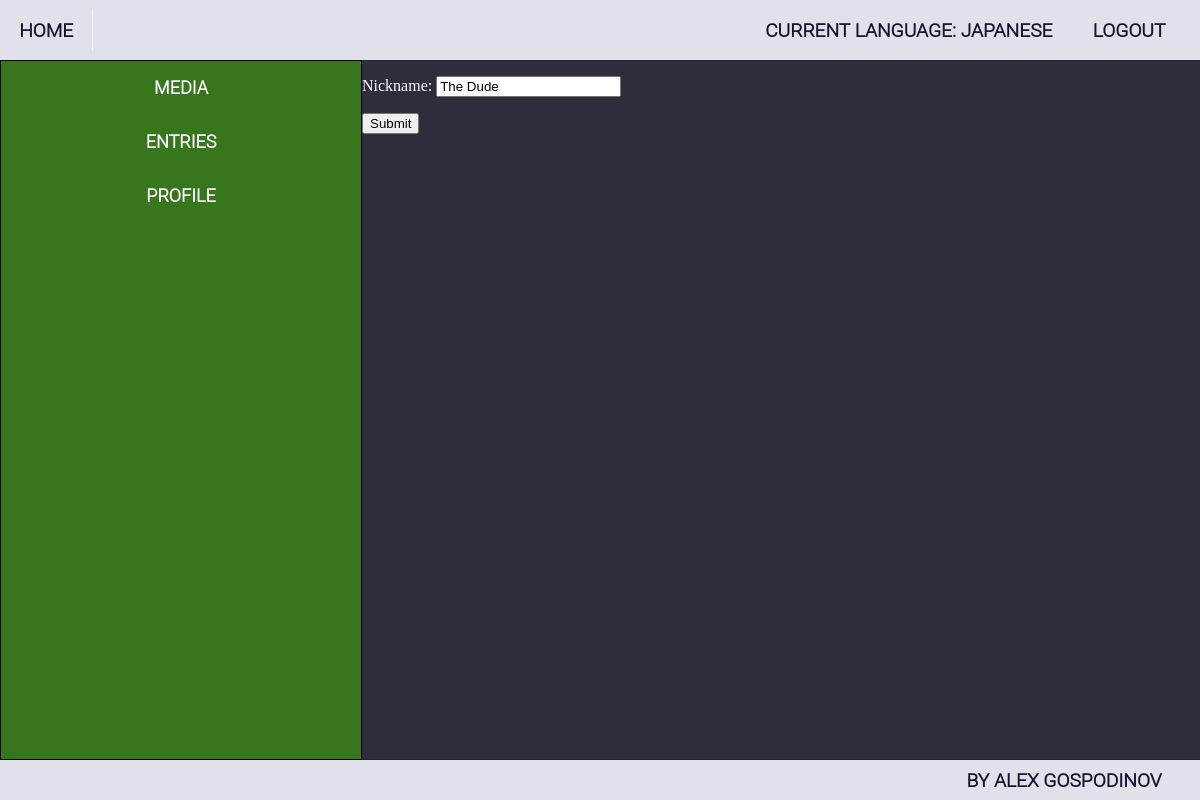
Before: /accounts/profile/1/edit/ (signed in) with the older database file.
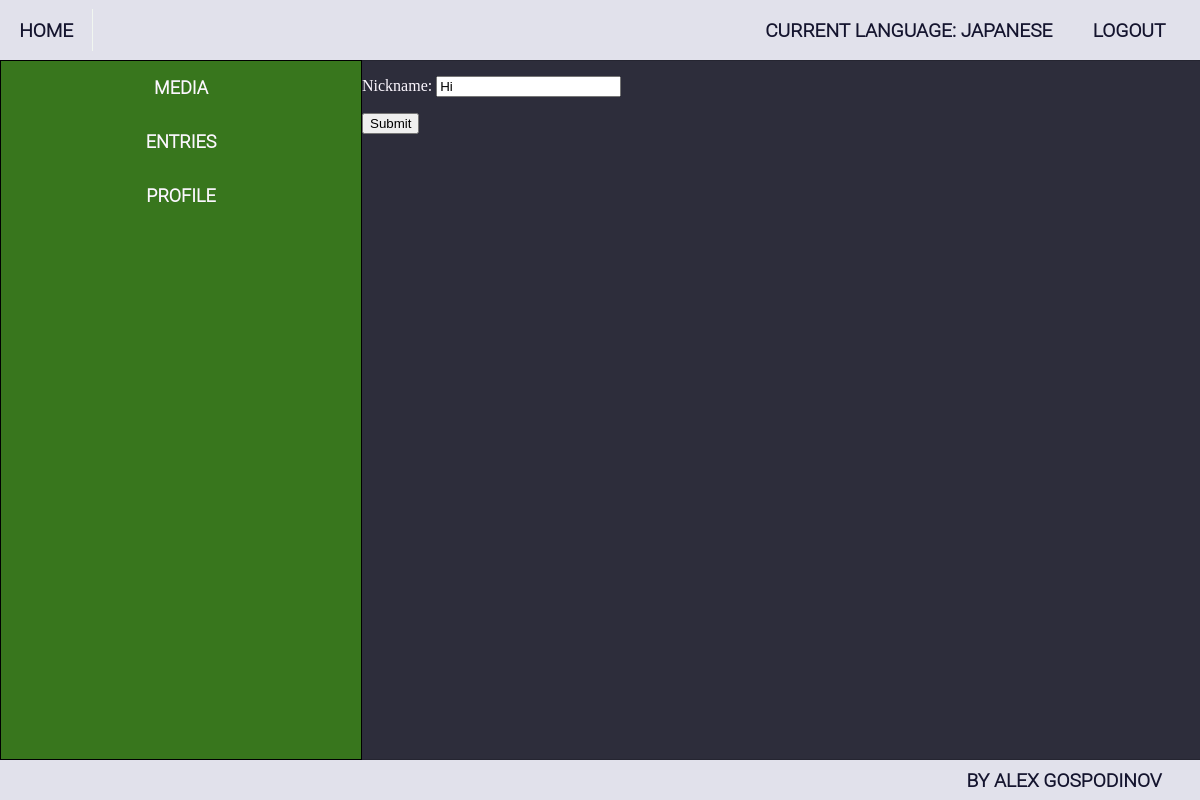
After: the same page with the newer database file.
### ImmersionTracker/accounts/models.py (models this page shows, shortened)
class Profile(models.Model):
    NICKNAME_MAX_LENGTH = 20
    nickname = models.CharField(
        max_length=NICKNAME_MAX_LENGTH,
        blank=True,
        null=True,
    )
    current_language = models.ForeignKey('languages.Language', on_delete=models.SET_NULL, blank=True, null=True)
    user = models.OneToOneField(
        ImmersionTrackerUser,
        on_delete=models.CASCADE,
        related_name='profile',
        primary_key=True,
    )

### ImmersionTracker/accounts/views.py (the view)
# urls.py: path('<int:pk>/edit/', ProfileEditView.as_view(), name='profile_edit'),
class ProfileEditView(LoginRequiredMixin, views.UpdateView):
    queryset = Profile.objects.all()
    template_name = 'accounts/profile_edit.html'
    fields = ('nickname',)
    success_url = reverse_lazy('index')

### templates/accounts/profile_edit.html (shortened to what this page needs)
{% extends 'base.html' %}
{% block main_content %}
    <form action="{% url 'profile_edit' pk=request.user.id %}" method="post">
        {{ form.as_p }}
        <button type="submit"> Submit </button>
    </form>
{% endblock %}

Changed rows visible on the page:
changed Profile: nickname "The Dude" → "Hi"
